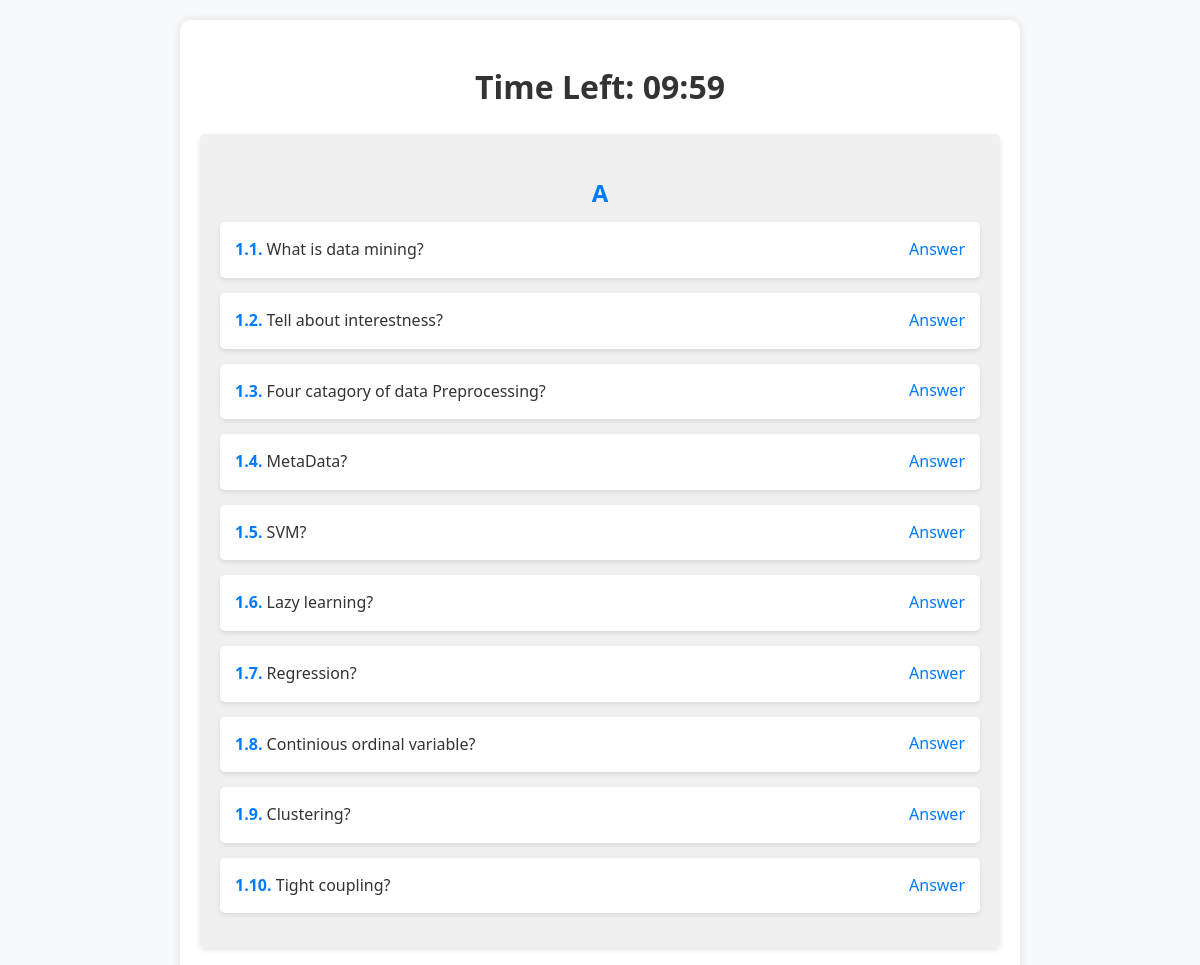
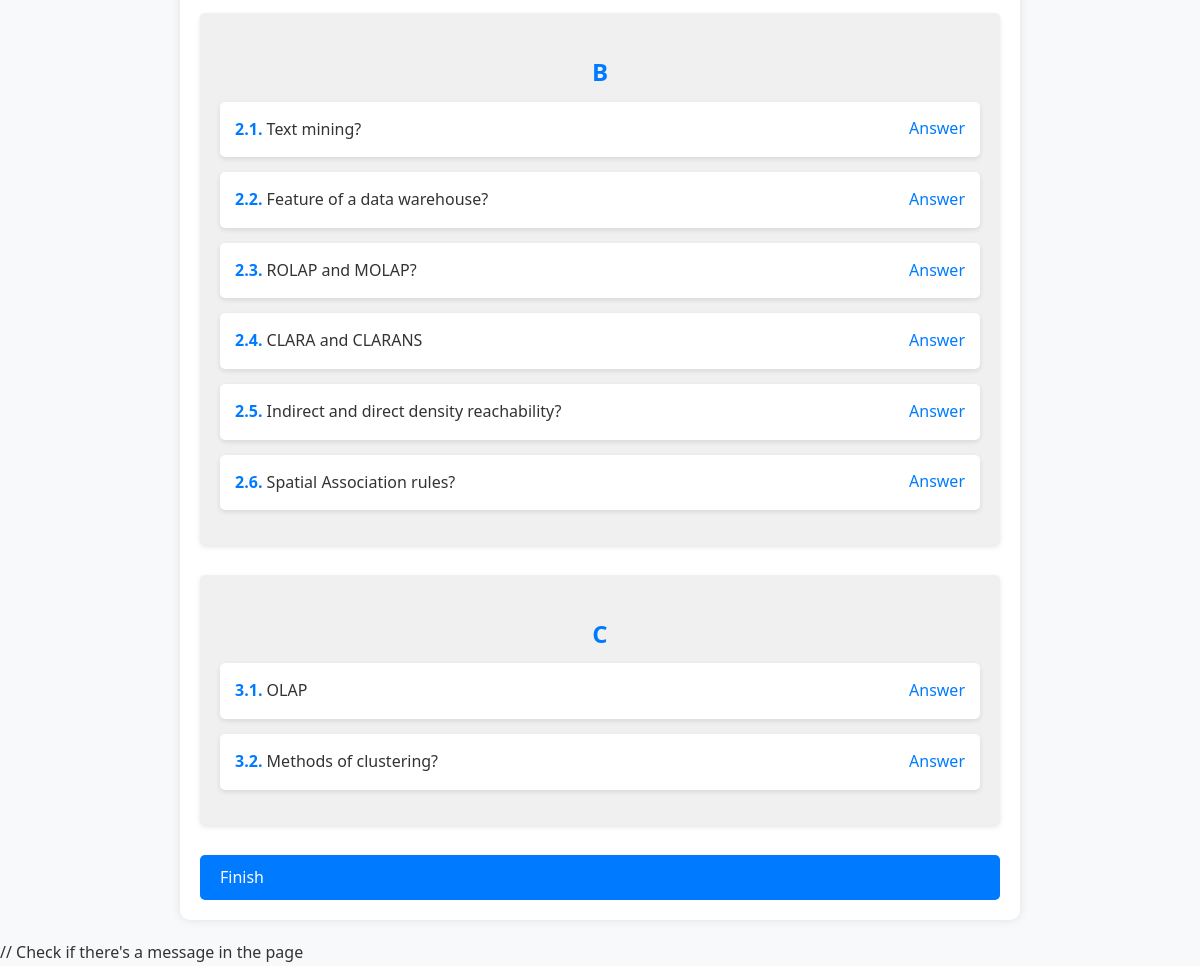
The page /Viewquestions/5/56 on the database its author committed (2 pictures, top to bottom).
### Admin/models.py (models this page shows)
class tbl_questions(models.Model):
    question=models.CharField(max_length=50)
    sectiondata=models.ForeignKey(tbl_section, on_delete=models.CASCADE)
    batchdata=models.ForeignKey(tbl_batch, on_delete=models.CASCADE)
    subjectdata=models.ForeignKey(tbl_subject, on_delete=models.CASCADE)
    exam_id=models.ForeignKey(tbl_exam, on_delete=models.CASCADE, null=True)

### Student/views.py (the view)
# urls.py: path('Viewquestions/<int:eid>/<int:exid>', views.Viewquestions,name="viewquestions"),
def Viewquestions(request,eid,exid):
     exam=tbl_exam.objects.get(id=eid)
     section = tbl_section.objects.all()
     subid=exam.subjectid.id
     subject = tbl_subject.objects.get(id=subid)
     eQstn=[]
     for i in section:
          questions = tbl_questions.objects.filter(sectiondata=i,
                                                   subjectdata=subject
                                                   )
          qdata=[]
          for q in questions:
               qdata.append(q)
          eQstn.append({'section':i.section_name, 'examqst':qdata})
     return render(request,"Student/Viewquestions.html",{'exam':eQstn,'exid':exid})

### Student/Templates/Student/Viewquestions.html (shortened to what this page needs)
<!DOCTYPE html>
<html lang="en">
<head>
</head>
<body>
    <div class="container">
        <h1 id="timer"align="center">Time Left: 10:00</h1>
        {% for i in exam %}
        <div class="section">
            <h2 class="section-title">
                {{ i.section }}
            </h2>
            {% for j in i.examqst %}
            <div class="question">
                <p>
                    <span class="question-number">{{ forloop.parentloop.counter }}.{{ forloop.counter }}. </span>{{ j.question }}
                </p>
                <a href="{% url 'wstudent:answer' j.id exid %}" class="answer-link">Answer</a>
            </div>
            {% endfor %}
        </div>
        {% endfor %}
        <a href="{% url 'wstudent:examcompletecheck' exid=exid %}" class="finish-button">Finish</a>
    </div>
        // Check if there's a message in the page
</body>
</html>

### Student/Templates/Student/Viewquestions.html (style rules this page uses)
body { font-family: 'Segoe UI', Tahoma, Geneva, Verdana, sans-serif; margin: 0; padding: 0; background-color: #f8f9fa; color: #333; line-height: 1.6; }
.container { max-width: 800px; margin: 20px auto; padding: 20px; background-color: #fff; box-shadow: 0 0 10px rgba(0, 0, 0, 0.1); border-radius: 10px; position: relative; }
.section { padding: 20px; margin-bottom: 30px; background-color: #f0f0f0; border-radius: 5px; box-shadow: 0 2px 5px rgba(0, 0, 0, 0.1); }
.section-title { color: #007bff; font-size: 24px; margin-bottom: 10px; text-transform: uppercase; text-align: center; }
.question { margin-bottom: 15px; padding: 15px; background-color: #ffffff; border-radius: 5px; box-shadow: 0 2px 5px rgba(0, 0, 0, 0.1); position: relative; }
.question p { margin: 0; font-size: 16px; }
.question-number { font-weight: bold; color: #007bff; }
.answer-link { position: absolute; top: 50%; right: 15px; transform: translateY(-50%); color: #007bff; text-decoration: none; }
.finish-button { display: block; margin: 0 auto; margin-top: 20px; padding: 10px 20px; background-color: #007bff; color: #fff; text-decoration: none; border-radius: 5px; cursor: pointer; }

### rows shown on the page
tbl_questions: question "What is data mining?"
tbl_questions: question "Tell about interestness?"
tbl_questions: question "Four catagory of data Preprocessing?"
tbl_questions: question "MetaData?"
tbl_questions: question "SVM?"
tbl_questions: question "Lazy learning?"
tbl_questions: question "Regression?"
tbl_questions: question "Continious ordinal variable?"
tbl_questions: question "Clustering?"
tbl_questions: question "Tight coupling?"
tbl_questions: question "Text mining?"
tbl_questions: question "Feature of a data warehouse?"
tbl_questions: question "ROLAP and MOLAP?"
tbl_questions: question "CLARA and CLARANS"
tbl_questions: question "Indirect and direct density reachability?"
tbl_questions: question "Spatial Association rules?"
tbl_questions: question "OLAP"
tbl_questions: question "Methods of clustering?"

### other values the page prints
{{ i.section }} "A" "B" "C"
